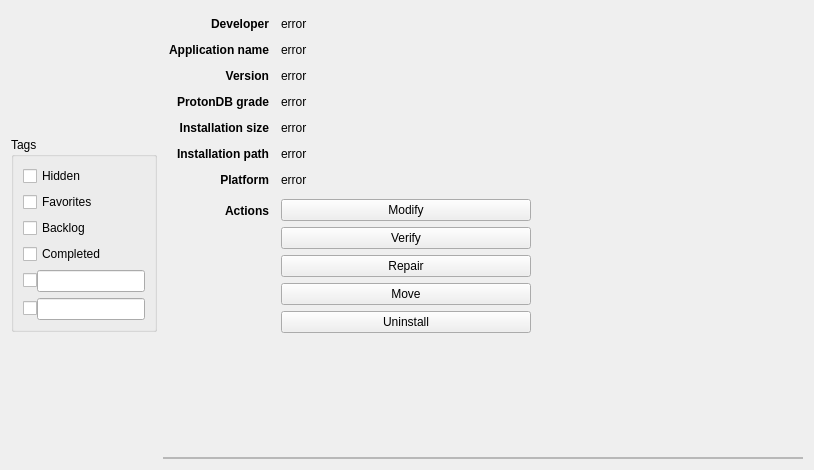
<?xml version="1.0" encoding="UTF-8"?>
<ui version="4.0">
 <class>GameDetails</class>
 <widget class="QWidget" name="GameDetails">
  <property name="geometry">
   <rect>
    <x>0</x>
    <y>0</y>
    <width>814</width>
    <height>470</height>
   </rect>
  </property>
  <property name="windowTitle">
   <string notr="true">GameDetails</string>
  </property>
  <layout class="QHBoxLayout" name="main_layout" stretch="0,1">
   <item>
    <layout class="QVBoxLayout" name="left_layout">
     <item>
      <widget class="QGroupBox" name="tags_group">
       <property name="sizePolicy">
        <sizepolicy hsizetype="Preferred" vsizetype="Fixed">
         <horstretch>0</horstretch>
         <verstretch>0</verstretch>
        </sizepolicy>
       </property>
       <property name="title">
        <string>Tags</string>
       </property>
       <layout class="QGridLayout" name="tags_layout">
        <property name="horizontalSpacing">
         <number>0</number>
        </property>
        <item row="3" column="0" colspan="2">
         <widget class="QCheckBox" name="completed_check">
          <property name="text">
           <string>Completed</string>
          </property>
         </widget>
        </item>
        <item row="0" column="0" colspan="2">
         <widget class="QCheckBox" name="hidden_check">
          <property name="text">
           <string>Hidden</string>
          </property>
         </widget>
        </item>
        <item row="4" column="1">
         <widget class="QLineEdit" name="custom1_edit"/>
        </item>
        <item row="1" column="0" colspan="2">
         <widget class="QCheckBox" name="favorites_check">
          <property name="text">
           <string>Favorites</string>
          </property>
         </widget>
        </item>
        <item row="4" column="0">
         <widget class="QCheckBox" name="custom1_check">
          <property name="text">
           <string notr="true"/>
          </property>
         </widget>
        </item>
        <item row="2" column="0" colspan="2">
         <widget class="QCheckBox" name="backlog_check">
          <property name="text">
           <string>Backlog</string>
          </property>
         </widget>
        </item>
        <item row="5" column="0">
         <widget class="QCheckBox" name="custom2_check">
          <property name="text">
           <string notr="true"/>
          </property>
         </widget>
        </item>
        <item row="5" column="1">
         <widget class="QLineEdit" name="custom2_edit"/>
        </item>
       </layout>
      </widget>
     </item>
    </layout>
   </item>
   <item>
    <layout class="QVBoxLayout" name="right_layout">
     <item>
      <layout class="QFormLayout" name="details_layout">
       <property name="sizeConstraint">
        <enum>QLayout::SetFixedSize</enum>
       </property>
       <property name="fieldGrowthPolicy">
        <enum>QFormLayout::AllNonFixedFieldsGrow</enum>
       </property>
       <property name="labelAlignment">
        <set>Qt::AlignRight|Qt::AlignTrailing|Qt::AlignVCenter</set>
       </property>
       <property name="horizontalSpacing">
        <number>12</number>
       </property>
       <property name="verticalSpacing">
        <number>12</number>
       </property>
       <property name="leftMargin">
        <number>6</number>
       </property>
       <property name="topMargin">
        <number>6</number>
       </property>
       <property name="rightMargin">
        <number>6</number>
       </property>
       <property name="bottomMargin">
        <number>6</number>
       </property>
       <item row="0" column="0">
        <widget class="QLabel" name="lbl_dev">
         <property name="sizePolicy">
          <sizepolicy hsizetype="Fixed" vsizetype="Preferred">
           <horstretch>0</horstretch>
           <verstretch>0</verstretch>
          </sizepolicy>
         </property>
         <property name="font">
          <font>
           <weight>75</weight>
           <bold>true</bold>
          </font>
         </property>
         <property name="text">
          <string>Developer</string>
         </property>
         <property name="alignment">
          <set>Qt::AlignRight|Qt::AlignTrailing|Qt::AlignVCenter</set>
         </property>
        </widget>
       </item>
       <item row="0" column="1">
        <widget class="QLabel" name="dev">
         <property name="text">
          <string notr="true">error</string>
         </property>
         <property name="textInteractionFlags">
          <set>Qt::LinksAccessibleByMouse|Qt::TextSelectableByMouse</set>
         </property>
        </widget>
       </item>
       <item row="1" column="0">
        <widget class="QLabel" name="lbl_app_name">
         <property name="sizePolicy">
          <sizepolicy hsizetype="Fixed" vsizetype="Preferred">
           <horstretch>0</horstretch>
           <verstretch>0</verstretch>
          </sizepolicy>
         </property>
         <property name="font">
          <font>
           <weight>75</weight>
           <bold>true</bold>
          </font>
         </property>
         <property name="text">
          <string>Application name</string>
         </property>
         <property name="alignment">
          <set>Qt::AlignRight|Qt::AlignTrailing|Qt::AlignVCenter</set>
         </property>
        </widget>
       </item>
       <item row="1" column="1">
        <widget class="QLabel" name="app_name">
         <property name="text">
          <string notr="true">error</string>
         </property>
         <property name="textInteractionFlags">
          <set>Qt::LinksAccessibleByMouse|Qt::TextSelectableByMouse</set>
         </property>
        </widget>
       </item>
       <item row="2" column="0">
        <widget class="QLabel" name="lbl_version">
         <property name="sizePolicy">
          <sizepolicy hsizetype="Fixed" vsizetype="Preferred">
           <horstretch>0</horstretch>
           <verstretch>0</verstretch>
          </sizepolicy>
         </property>
         <property name="font">
          <font>
           <weight>75</weight>
           <bold>true</bold>
          </font>
         </property>
         <property name="text">
          <string>Version</string>
         </property>
         <property name="alignment">
          <set>Qt::AlignRight|Qt::AlignTrailing|Qt::AlignVCenter</set>
         </property>
        </widget>
       </item>
       <item row="2" column="1">
        <widget class="QLabel" name="version">
         <property name="text">
          <string notr="true">error</string>
         </property>
         <property name="textInteractionFlags">
          <set>Qt::LinksAccessibleByMouse|Qt::TextSelectableByMouse</set>
         </property>
        </widget>
       </item>
       <item row="3" column="0">
        <widget class="QLabel" name="lbl_grade">
         <property name="sizePolicy">
          <sizepolicy hsizetype="Fixed" vsizetype="Preferred">
           <horstretch>0</horstretch>
           <verstretch>0</verstretch>
          </sizepolicy>
         </property>
         <property name="font">
          <font>
           <weight>75</weight>
           <bold>true</bold>
          </font>
         </property>
         <property name="text">
          <string>ProtonDB grade</string>
         </property>
         <property name="alignment">
          <set>Qt::AlignRight|Qt::AlignTrailing|Qt::AlignVCenter</set>
         </property>
        </widget>
       </item>
       <item row="3" column="1">
        <widget class="QLabel" name="grade">
         <property name="text">
          <string notr="true">error</string>
         </property>
         <property name="openExternalLinks">
          <bool>true</bool>
         </property>
         <property name="textInteractionFlags">
          <set>Qt::LinksAccessibleByMouse|Qt::TextSelectableByMouse</set>
         </property>
        </widget>
       </item>
       <item row="4" column="0">
        <widget class="QLabel" name="lbl_install_size">
         <property name="sizePolicy">
          <sizepolicy hsizetype="Fixed" vsizetype="Preferred">
           <horstretch>0</horstretch>
           <verstretch>0</verstretch>
          </sizepolicy>
         </property>
         <property name="font">
          <font>
           <weight>75</weight>
           <bold>true</bold>
          </font>
         </property>
         <property name="text">
          <string>Installation size</string>
         </property>
         <property name="alignment">
          <set>Qt::AlignRight|Qt::AlignTrailing|Qt::AlignVCenter</set>
         </property>
        </widget>
       </item>
       <item row="4" column="1">
        <widget class="QLabel" name="install_size">
         <property name="text">
          <string notr="true">error</string>
         </property>
         <property name="textInteractionFlags">
          <set>Qt::LinksAccessibleByMouse|Qt::TextSelectableByMouse</set>
         </property>
        </widget>
       </item>
       <item row="5" column="0">
        <widget class="QLabel" name="lbl_install_path">
         <property name="sizePolicy">
          <sizepolicy hsizetype="Fixed" vsizetype="Preferred">
           <horstretch>0</horstretch>
           <verstretch>0</verstretch>
          </sizepolicy>
         </property>
         <property name="font">
          <font>
           <weight>75</weight>
           <bold>true</bold>
          </font>
         </property>
         <property name="text">
          <string>Installation path</string>
         </property>
         <property name="alignment">
          <set>Qt::AlignRight|Qt::AlignTrailing|Qt::AlignVCenter</set>
         </property>
        </widget>
       </item>
       <item row="5" column="1">
        <widget class="QLabel" name="install_path">
         <property name="text">
          <string notr="true">error</string>
         </property>
         <property name="wordWrap">
          <bool>true</bool>
         </property>
         <property name="textInteractionFlags">
          <set>Qt::LinksAccessibleByMouse|Qt::TextSelectableByMouse</set>
         </property>
        </widget>
       </item>
       <item row="6" column="0">
        <widget class="QLabel" name="lbl_platform">
         <property name="sizePolicy">
          <sizepolicy hsizetype="Fixed" vsizetype="Preferred">
           <horstretch>0</horstretch>
           <verstretch>0</verstretch>
          </sizepolicy>
         </property>
         <property name="font">
          <font>
           <weight>75</weight>
           <bold>true</bold>
          </font>
         </property>
         <property name="text">
          <string>Platform</string>
         </property>
         <property name="alignment">
          <set>Qt::AlignRight|Qt::AlignTrailing|Qt::AlignVCenter</set>
         </property>
        </widget>
       </item>
       <item row="6" column="1">
        <widget class="QLabel" name="platform">
         <property name="text">
          <string notr="true">error</string>
         </property>
        </widget>
       </item>
       <item row="7" column="0">
        <widget class="QLabel" name="lbl_game_actions">
         <property name="sizePolicy">
          <sizepolicy hsizetype="Fixed" vsizetype="Preferred">
           <horstretch>0</horstretch>
           <verstretch>0</verstretch>
          </sizepolicy>
         </property>
         <property name="font">
          <font>
           <weight>75</weight>
           <bold>true</bold>
          </font>
         </property>
         <property name="text">
          <string>Actions</string>
         </property>
         <property name="alignment">
          <set>Qt::AlignRight|Qt::AlignTrailing|Qt::AlignVCenter</set>
         </property>
        </widget>
       </item>
       <item row="7" column="1">
        <widget class="QStackedWidget" name="game_actions_stack">
         <property name="sizePolicy">
          <sizepolicy hsizetype="Preferred" vsizetype="Fixed">
           <horstretch>0</horstretch>
           <verstretch>0</verstretch>
          </sizepolicy>
         </property>
         <property name="minimumSize">
          <size>
           <width>250</width>
           <height>0</height>
          </size>
         </property>
         <property name="maximumSize">
          <size>
           <width>250</width>
           <height>16777215</height>
          </size>
         </property>
         <property name="currentIndex">
          <number>0</number>
         </property>
         <widget class="QWidget" name="installed_page">
          <layout class="QVBoxLayout" name="installed_layout">
           <property name="leftMargin">
            <number>0</number>
           </property>
           <property name="topMargin">
            <number>0</number>
           </property>
           <property name="rightMargin">
            <number>0</number>
           </property>
           <property name="bottomMargin">
            <number>0</number>
           </property>
           <item>
            <widget class="QPushButton" name="modify_button">
             <property name="text">
              <string>Modify</string>
             </property>
            </widget>
           </item>
           <item>
            <widget class="QStackedWidget" name="verify_stack">
             <property name="currentIndex">
              <number>0</number>
             </property>
             <widget class="QWidget" name="verify_button_page">
              <layout class="QHBoxLayout" name="verify_page_layout">
               <property name="spacing">
                <number>0</number>
               </property>
               <property name="leftMargin">
                <number>0</number>
               </property>
               <property name="topMargin">
                <number>0</number>
               </property>
               <property name="rightMargin">
                <number>0</number>
               </property>
               <property name="bottomMargin">
                <number>0</number>
               </property>
               <item>
                <widget class="QPushButton" name="verify_button">
                 <property name="text">
                  <string>Verify</string>
                 </property>
                </widget>
               </item>
              </layout>
             </widget>
             <widget class="QWidget" name="verify_progress_page">
              <layout class="QHBoxLayout" name="verify_progress_layout">
               <property name="spacing">
                <number>0</number>
               </property>
               <property name="leftMargin">
                <number>0</number>
               </property>
               <property name="topMargin">
                <number>0</number>
               </property>
               <property name="rightMargin">
                <number>0</number>
               </property>
               <property name="bottomMargin">
                <number>0</number>
               </property>
               <item>
                <widget class="QProgressBar" name="verify_progress">
                 <property name="value">
                  <number>24</number>
                 </property>
                </widget>
               </item>
              </layout>
             </widget>
            </widget>
           </item>
           <item>
            <widget class="QPushButton" name="repair_button">
             <property name="text">
              <string>Repair</string>
             </property>
            </widget>
           </item>
           <item>
            <widget class="QStackedWidget" name="move_stack">
             <property name="currentIndex">
              <number>0</number>
             </property>
             <widget class="QWidget" name="move_button_page">
              <layout class="QHBoxLayout" name="move_button_layout">
               <property name="spacing">
                <number>0</number>
               </property>
               <property name="leftMargin">
                <number>0</number>
               </property>
               <property name="topMargin">
                <number>0</number>
               </property>
               <property name="rightMargin">
                <number>0</number>
               </property>
               <property name="bottomMargin">
                <number>0</number>
               </property>
               <item>
                <widget class="QPushButton" name="move_button">
                 <property name="sizePolicy">
                  <sizepolicy hsizetype="Minimum" vsizetype="Fixed">
                   <horstretch>0</horstretch>
                   <verstretch>0</verstretch>
                  </sizepolicy>
                 </property>
                 <property name="text">
                  <string>Move</string>
                 </property>
                </widget>
               </item>
              </layout>
             </widget>
             <widget class="QWidget" name="move_progress_page">
              <layout class="QHBoxLayout" name="move_progress_layout">
               <property name="spacing">
                <number>0</number>
               </property>
               <property name="leftMargin">
                <number>0</number>
               </property>
               <property name="topMargin">
                <number>0</number>
               </property>
               <property name="rightMargin">
                <number>0</number>
               </property>
               <property name="bottomMargin">
                <number>0</number>
               </property>
               <item>
                <widget class="QProgressBar" name="move_progress">
                 <property name="value">
                  <number>24</number>
                 </property>
                </widget>
               </item>
              </layout>
             </widget>
            </widget>
           </item>
           <item>
            <widget class="QPushButton" name="uninstall_button">
             <property name="text">
              <string>Uninstall</string>
             </property>
            </widget>
           </item>
          </layout>
         </widget>
         <widget class="QWidget" name="uninstalled_page">
          <layout class="QVBoxLayout" name="uninstalled_layout" stretch="0,0,0">
           <property name="leftMargin">
            <number>0</number>
           </property>
           <property name="topMargin">
            <number>0</number>
           </property>
           <property name="rightMargin">
            <number>0</number>
           </property>
           <property name="bottomMargin">
            <number>0</number>
           </property>
           <item>
            <widget class="QPushButton" name="install_button">
             <property name="text">
              <string>Install</string>
             </property>
            </widget>
           </item>
           <item>
            <widget class="QPushButton" name="import_button">
             <property name="text">
              <string>Import</string>
             </property>
            </widget>
           </item>
           <item>
            <spacer name="uninstalled_page_bot_vspacer">
             <property name="orientation">
              <enum>Qt::Vertical</enum>
             </property>
             <property name="sizeHint" stdset="0">
              <size>
               <width>0</width>
               <height>0</height>
              </size>
             </property>
            </spacer>
           </item>
          </layout>
         </widget>
        </widget>
       </item>
      </layout>
     </item>
     <item>
      <widget class="QFrame" name="requirements_group">
       <property name="sizePolicy">
        <sizepolicy hsizetype="Expanding" vsizetype="Fixed">
         <horstretch>0</horstretch>
         <verstretch>0</verstretch>
        </sizepolicy>
       </property>
       <property name="frameShape">
        <enum>QFrame::StyledPanel</enum>
       </property>
       <property name="frameShadow">
        <enum>QFrame::Sunken</enum>
       </property>
       <layout class="QHBoxLayout" name="requirements_layout">
        <property name="leftMargin">
         <number>0</number>
        </property>
        <property name="topMargin">
         <number>0</number>
        </property>
        <property name="rightMargin">
         <number>0</number>
        </property>
        <property name="bottomMargin">
         <number>0</number>
        </property>
       </layout>
      </widget>
     </item>
    </layout>
   </item>
  </layout>
 </widget>
 <resources/>
 <connections/>
</ui>
